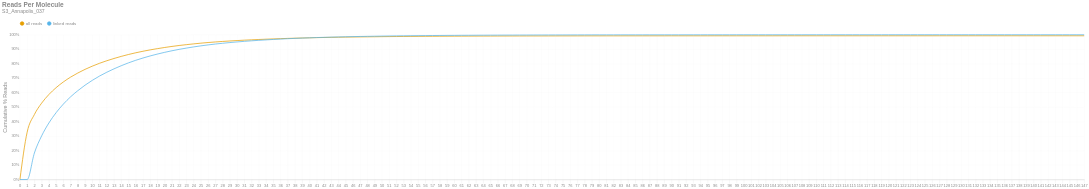

The code cell stored with this chart in its notebook:
### Markdown cell above
### Reads per Molecule
This chart shows the cumulative distribution of the number of reads per linked molecule. That is, how many alignments are associated with a unique molecule. This excludes the number of reads associated with invalid or absent linked-read barcodes. The `linked` histogram is the percentages recalculated when disregarding singletons.

### Code cell
if SKIPLR:
    print_html(f"Skipped")
else:
    counts = np.bincount(valids['reads'].cast(pl.Int64).to_numpy())
    weighted = counts * np.arange(len(counts))
    all_perc = weighted / n_reads
    linked_perc = weighted / n_linked_reads
    linked_perc[1] = 0
    binned_df = pl.DataFrame({
        'readsper': list(range(len(counts))),
        'all reads (cumsum)': np.cumsum(all_perc).tolist(),
        'linked reads (cumsum)': np.cumsum(linked_perc).tolist(),
    })

    with SafeRender(binned_df):
        (
            density_plot(binned_df, 'Reads Per Molecule', samplename, 'readspmol')
            .encode(
                x=alt.X('readsper:O', title=None).axis(labelAngle=0).scale(padding=0),
                y=alt.Y('value:Q', title='Cumulative % Reads').axis(format='%').stack(False),
                color=alt.Color("key:N").scale(domain=["all reads", "linked reads"]),
                tooltip=[
                    alt.Tooltip("key:N", title="Data Type"),
                    alt.Tooltip("readsper:O", title="Reads Per Molecule"),
                    alt.Tooltip("value:Q", format=".2%", title="% Reads (Cum.)")
                ]            
            )
        ).display()

### Figure 1 — Vega-Lite specification as saved in the notebook (floating-point values rounded to 4 significant figures; data arrays with more than 128 entries replaced by an {"elided": "..."} marker saying what was removed)
{"width": "container", "height": 400, "config": {"title": {"anchor": "start", "dy": -15, "fontSize": 18, "color": "#888888", "subtitleColor": "#888888", "subtitleFontSize": 14}, "arc": {"fill": "#0072B2"}, "axis": {"domainColor": "#888888", "domainWidth": 0.5, "gridWidth": 0.2, "grid": false, "titleFontWeight": 400, "titleFontSize": 15, "labelFontSize": 11, "labelColor": "#888888", "tickColor": "#888888", "tickWidth": 0.2, "titleColor": "#888888"}, "axisBand": {"grid": false}, "axisX": {"grid": true, "tickSize": 10, "domainCap": "round"}, "axisY": {"domain": false, "grid": true, "tickSize": 0, "domainCap": "round"}, "background": "transparent", "header": {"labelFontSize": 15, "labelColor": "#888888", "titleFontSize": 15, "titleFontWeight": 600, "titleColor": "#888888"}, "legend": {"labelFont": "sans-serif", "labelFontSize": 12, "labelColor": "#888888", "symbolSize": 100, "symbolType": "circle", "titleFontSize": 12, "titlePadding": 10, "titleColor": "#888888", "title": null, "orient": "top"}, "range": {"category": ["#E69F00", "#56B4E9", "#009E73", "#F0E442", "#0072B2", "#D55E00", "#CC79A7", "#000000"], "diverging": ["#cfe8f3", "#a2d4ec", "#73bfe2", "#46abdb", "#1696d2", "#12719e"]}, "area": {"fill": "#0072B2", "fillOpacity": 0.7, "line": true, "strokeOpacity": 0.7}, "line": {"color": "#0072B2", "stroke": "#0072B2", "strokeWidth": 2}, "trail": {"color": "#0072B2", "stroke": "#0072B2", "strokeWidth": 0, "size": 1}, "point": {"filled": true, "fillOpacity": 1.0, "size": 95}, "text": {"color": "#888888", "fontSize": 11, "align": "right", "fontWeight": 400, "size": 11}, "bar": {"fill": "#0072B2", "stroke": null}, "view": {"stroke": null, "continuousWidth": 660, "continuousHeight": 400}}, "data": {"name": "data-122ccb359619bfd2bdc6689339acac43"}, "mark": {"type": "line", "interpolate": "monotone", "point": {"opacity": 0, "size": 275}}, "encoding": {"color": {"field": "key", "scale": {"domain": ["all reads", "linked reads"]}, "type": "nominal"}, "tooltip": [{"field": "key", "title": "Data Type", "type": "nominal"}, {"field": "readsper", "title": "Reads Per Molecule", "type": "ordinal"}, {"field": "value", "format": ".2%", "title": "% Reads (Cum.)", "type": "quantitative"}], "x": {"axis": {"labelAngle": 0}, "field": "readsper", "scale": {"padding": 0}, "title": null, "type": "ordinal"}, "y": {"axis": {"format": "%"}, "field": "value", "stack": false, "title": "Cumulative % Reads", "type": "quantitative"}}, "params": [{"name": "param_c36ac31b6afebe62", "select": {"type": "point", "fields": ["key"]}, "bind": "legend"}], "title": {"text": "Reads Per Molecule", "subtitle": "S3_Annapolis_037"}, "transform": [{"fold": ["all reads (cumsum)", "linked reads (cumsum)"]}, {"calculate": "replace(datum.key, ' (cumsum)', '')", "as": "key"}, {"filter": {"param": "param_c36ac31b6afebe62"}}], "usermeta": {"embedOptions": {"downloadFileName": "S3_Annapolis_037.readspmol"}}, "$schema": "https://vega.github.io/schema/vega-lite/v6.1.0.json", "datasets": {"data-122ccb359619bfd2bdc6689339acac43": {"elided": "148 records"}}}
